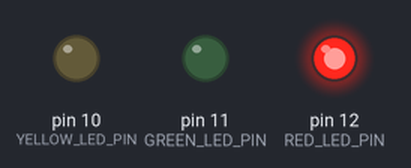
This sketch was run on a simulated Arduino Uno, built with avr-gcc and run on an emulated ATmega328P. Parts: output pins drawn as LEDs (lit = HIGH).

Above: at 1.5 s.
At 4.5 s:
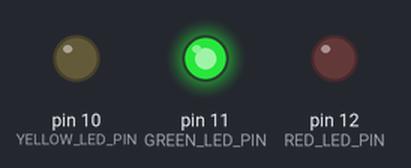
At 6.5 s:
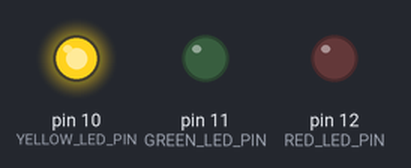
Timing chart, 0 to 9.1 s (numbered marks = the images above):
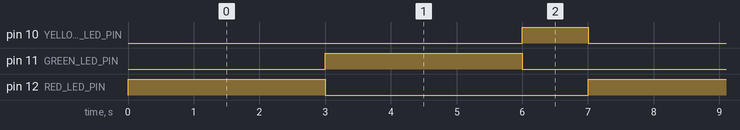

Measured:
- by itself, pin 10 (YELLOW_LED_PIN): alternates HIGH for 1.0 s and LOW for 6.0 s
- by itself, pin 11 (GREEN_LED_PIN), pin 12 (RED_LED_PIN): alternates HIGH for 3.0 s and LOW for 4.0 s
- by itself, everything shown: repeats every 7.0 s, in 4 steps

The sketch:

tf_demo.ino
```cpp
#define POTENTIONMETER_PIN A2
#define RED_LED_PIN 12
#define GREEN_LED_PIN 11
#define YELLOW_LED_PIN 10


void setup() {
pinMode(RED_LED_PIN, OUTPUT);
pinMode(GREEN_LED_PIN, OUTPUT);
pinMode(YELLOW_LED_PIN, OUTPUT);

//  Serial.begin(9600);
digitalWrite(RED_LED_PIN, LOW);
digitalWrite(GREEN_LED_PIN, LOW);
digitalWrite(YELLOW_LED_PIN, LOW);
}

void loop() {
digitalWrite(RED_LED_PIN, HIGH);
delay(3000);
digitalWrite(RED_LED_PIN, LOW);
digitalWrite(GREEN_LED_PIN, HIGH);
delay(3000);
digitalWrite(GREEN_LED_PIN, LOW);
digitalWrite(YELLOW_LED_PIN, HIGH);
delay(1000);
digitalWrite(YELLOW_LED_PIN, LOW);

}
```
